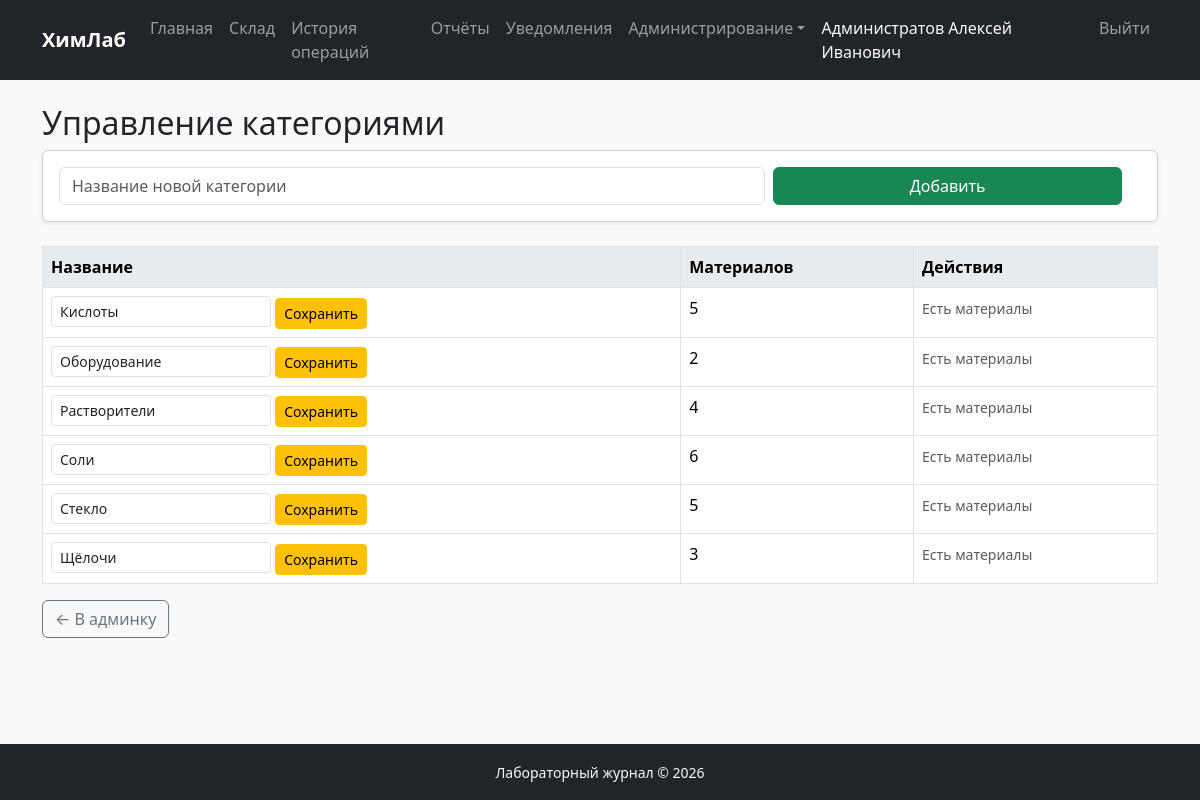
Screenshot of /admin/categories.php (signed in) with the database file from the repository.
### tables this page shows
CREATE TABLE `categories` (
  `id`   int          NOT NULL AUTO_INCREMENT,
  `name` varchar(100) NOT NULL,
  PRIMARY KEY (`id`),
  UNIQUE KEY `name` (`name`)
);

### admin/categories.php (the view, shortened to what this page needs)
<?php
require_once __DIR__ . '/../includes/header.php';
$db = getDB();
$categories = $db->query(
    'SELECT c.id, c.name, COUNT(m.id) AS material_count
     FROM categories c
     LEFT JOIN materials m ON m.category_id = c.id
     GROUP BY c.id, c.name
     ORDER BY c.name'
)->fetchAll();
?>
<h2>Управление категориями</h2>
<div class="card mb-4">
    <div class="card-body">
        <form method="post" class="row g-2">
            <div class="col-md-8">
                <input type="text" name="name" class="form-control" placeholder="Название новой категории" required>
            </div>
            <div class="col-md-4">
                <button type="submit" class="btn btn-success w-100">Добавить</button>
            </div>
        </form>
    </div>
</div>
<table class="table table-bordered">
    <thead>
        <tr>
            <th>Название</th>
            <th>Материалов</th>
            <th>Действия</th>
        </tr>
    </thead>
    <tbody>
    <?php foreach ($categories as $cat): ?>
        <tr>
            <td>
                <form method="post" class="d-inline">
                    <input type="text" name="new_name" class="form-control form-control-sm d-inline w-auto"
                           value="<?= htmlspecialchars($cat['name']) ?>">
                    <button type="submit" class="btn btn-sm btn-warning">Сохранить</button>
                </form>
            </td>
            <td><?= $cat['material_count'] ?></td>
            <td>
                <?php if ($cat['material_count'] == 0): ?>
                    <form method="post" class="d-inline"
                          onsubmit="return confirm('Удалить категорию «<?= htmlspecialchars($cat['name']) ?>»?')">
                        <input type="hidden" name="action" value="delete">
                        <input type="hidden" name="cat_id" value="<?= $cat['id'] ?>">
                        <button type="submit" class="btn btn-sm btn-danger">Удалить</button>
                    </form>
                <?php else: ?>
                    <span class="text-muted small">Есть материалы</span>
                <?php endif; ?>
            </td>
        </tr>
    <?php endforeach; ?>
    </tbody>
</table>
<a href="/admin/index.php" class="btn btn-outline-secondary">← В админку</a>
<?php require_once __DIR__ . '/../includes/footer.php'; ?>

### css/style.css (style rules this page uses)
body { background-color: #f8f9fa; display: flex; flex-direction: column; min-height: 100vh; }
.table th { background-color: #e9ecef; }
.card { box-shadow: 0 1px 4px rgba(0,0,0,.08); }
.card-body form { max-width: 99% !important; }

### rows the page displays
categories: new_name "Кислоты", material_count "5"
categories: new_name "Оборудование", material_count "2"
categories: new_name "Растворители", material_count "4"
categories: new_name "Соли", material_count "6"
categories: new_name "Стекло", material_count "5"
categories: new_name "Щёлочи", material_count "3"

### other values shown
$_SESSION['full_name'] "Администратов Алексей Иванович"
